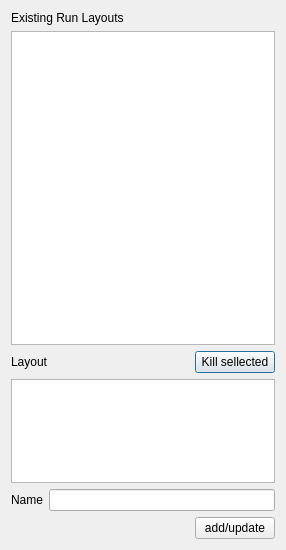
<?xml version="1.0" encoding="UTF-8"?>
<ui version="4.0">
 <class>DefineRunLayouts</class>
 <widget class="QDialog" name="DefineRunLayouts">
  <property name="geometry">
   <rect>
    <x>0</x>
    <y>0</y>
    <width>286</width>
    <height>550</height>
   </rect>
  </property>
  <property name="windowTitle">
   <string>Dialog</string>
  </property>
  <layout class="QGridLayout" name="gridLayout">
   <item row="0" column="0">
    <layout class="QVBoxLayout" name="verticalLayout" stretch="0,3,0,1,0,0">
     <item>
      <widget class="QLabel" name="label_3">
       <property name="text">
        <string>Existing Run Layouts</string>
       </property>
      </widget>
     </item>
     <item>
      <widget class="QTreeView" name="treeView"/>
     </item>
     <item>
      <layout class="QHBoxLayout" name="horizontalLayout_3">
       <item>
        <widget class="QLabel" name="label">
         <property name="text">
          <string>Layout</string>
         </property>
        </widget>
       </item>
       <item>
        <spacer name="horizontalSpacer_2">
         <property name="orientation">
          <enum>Qt::Horizontal</enum>
         </property>
         <property name="sizeHint" stdset="0">
          <size>
           <width>40</width>
           <height>20</height>
          </size>
         </property>
        </spacer>
       </item>
       <item>
        <widget class="QPushButton" name="deleterun">
         <property name="text">
          <string>Kill sellected</string>
         </property>
        </widget>
       </item>
      </layout>
     </item>
     <item>
      <widget class="QPlainTextEdit" name="plainTextEdit"/>
     </item>
     <item>
      <layout class="QHBoxLayout" name="horizontalLayout_2">
       <item>
        <widget class="QLabel" name="label_2">
         <property name="text">
          <string>Name</string>
         </property>
        </widget>
       </item>
       <item>
        <widget class="QLineEdit" name="layoutname"/>
       </item>
      </layout>
     </item>
     <item>
      <layout class="QHBoxLayout" name="horizontalLayout">
       <item>
        <spacer name="horizontalSpacer">
         <property name="orientation">
          <enum>Qt::Horizontal</enum>
         </property>
         <property name="sizeHint" stdset="0">
          <size>
           <width>40</width>
           <height>20</height>
          </size>
         </property>
        </spacer>
       </item>
       <item>
        <widget class="QPushButton" name="addupdate">
         <property name="text">
          <string>add/update</string>
         </property>
        </widget>
       </item>
      </layout>
     </item>
    </layout>
   </item>
  </layout>
 </widget>
 <resources/>
 <connections/>
</ui>
